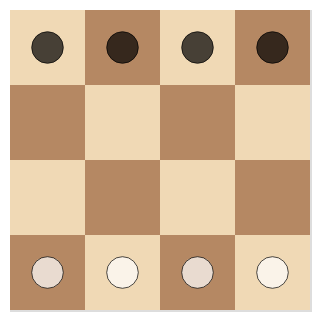

Notebook code cell kept with this figure:
### Code cell
def position_chart(pos: Position, *, axis=False, legend=False) -> alt.LayerChart:
    _PAWN_COLOURS = {
        "domain": ["White", "Black"],
        "range": ["white", "black"],
    }
    _SQUARE_COLOURS = {
        "domain": ["light", "dark"],
        "range": ["#f0d9b5", "#b58863"],
    }
    _FILE_DOMAIN = list(range(1, BOARD_WIDTH + 1))
    _RANK_DOMAIN = list(range(1, BOARD_DEPTH + 1))

    def _board_as_frame() -> pl.DataFrame:
        rows = []
        for f in range(1, BOARD_WIDTH + 1):
            for r in range(1, BOARD_DEPTH + 1):
                square = "dark" if (f + r) % 2 == 0 else "light"
                rows.append({"rank": r, "file": f, "square": square})
        return pl.DataFrame(rows)

    axis_params = {} if axis else {"axis": None}
    legend_params = {} if legend else {"legend": None}

    board = (
        alt.Chart(_board_as_frame())
        .mark_rect()
        .encode(
            alt.X("file:O", **axis_params).scale(domain=_FILE_DOMAIN),  # type: ignore
            alt.Y("rank:O", **axis_params).scale(domain=_RANK_DOMAIN),  # type: ignore
            alt.Color("square:N")  # type: ignore
            .scale(**_SQUARE_COLOURS)  # type: ignore
            .legend(None),
        )
    )

    pawns = (
        alt.Chart(pawns_as_frame(pos))
        .mark_circle(size=250, stroke="black", strokeWidth=0.5)
        .encode(
            alt.X("file:O").scale(domain=_FILE_DOMAIN),
            alt.Y("rank:O").scale(domain=_RANK_DOMAIN, reverse=True),
            alt.Color("colour:N", **legend_params)  # type: ignore
            #
            .scale(**_PAWN_COLOURS),  # type: ignore
        )
    )

    return (
        alt.layer(board, pawns)
        .resolve_scale(color="independent")
        .properties(width=150, height=150)
    )  # type: ignore


position_chart(init_position())

### Figure 1 — Vega-Lite specification as saved in the notebook (floating-point values rounded to 4 significant figures)
{"config": {"view": {"continuousWidth": 300, "continuousHeight": 300}}, "layer": [{"data": {"name": "data-5743bd68fe4d2c5bd1c1ee52464506be"}, "mark": {"type": "rect"}, "encoding": {"color": {"field": "square", "legend": null, "scale": {"domain": ["light", "dark"], "range": ["#f0d9b5", "#b58863"]}, "type": "nominal"}, "x": {"axis": null, "field": "file", "scale": {"domain": [1, 2, 3, 4]}, "type": "ordinal"}, "y": {"axis": null, "field": "rank", "scale": {"domain": [1, 2, 3, 4]}, "type": "ordinal"}}}, {"data": {"name": "data-00028fff7c0eedea0c0adc37dfaea374"}, "mark": {"type": "circle", "size": 250, "stroke": "black", "strokeWidth": 0.5}, "encoding": {"color": {"field": "colour", "legend": null, "scale": {"domain": ["White", "Black"], "range": ["white", "black"]}, "type": "nominal"}, "x": {"field": "file", "scale": {"domain": [1, 2, 3, 4]}, "type": "ordinal"}, "y": {"field": "rank", "scale": {"domain": [1, 2, 3, 4], "reverse": true}, "type": "ordinal"}}}], "height": 150, "resolve": {"scale": {"color": "independent"}}, "width": 150, "$schema": "https://vega.github.io/schema/vega-lite/v6.4.1.json", "datasets": {"data-5743bd68fe4d2c5bd1c1ee52464506be": [{"rank": 1, "file": 1, "square": "dark"}, {"rank": 2, "file": 1, "square": "light"}, {"rank": 3, "file": 1, "square": "dark"}, {"rank": 4, "file": 1, "square": "light"}, {"rank": 1, "file": 2, "square": "light"}, {"rank": 2, "file": 2, "square": "dark"}, {"rank": 3, "file": 2, "square": "light"}, {"rank": 4, "file": 2, "square": "dark"}, {"rank": 1, "file": 3, "square": "dark"}, {"rank": 2, "file": 3, "square": "light"}, {"rank": 3, "file": 3, "square": "dark"}, {"rank": 4, "file": 3, "square": "light"}, {"rank": 1, "file": 4, "square": "light"}, {"rank": 2, "file": 4, "square": "dark"}, {"rank": 3, "file": 4, "square": "light"}, {"rank": 4, "file": 4, "square": "dark"}], "data-00028fff7c0eedea0c0adc37dfaea374": [{"rank": 1, "file": 1, "colour": "White"}, {"rank": 1, "file": 2, "colour": "White"}, {"rank": 1, "file": 3, "colour": "White"}, {"rank": 1, "file": 4, "colour": "White"}, {"rank": 4, "file": 1, "colour": "Black"}, {"rank": 4, "file": 2, "colour": "Black"}, {"rank": 4, "file": 3, "colour": "Black"}, {"rank": 4, "file": 4, "colour": "Black"}]}}
